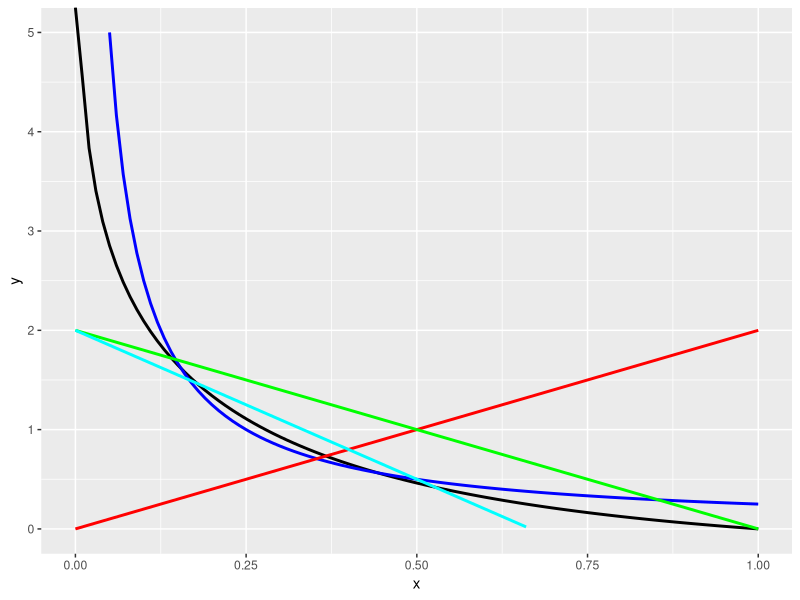
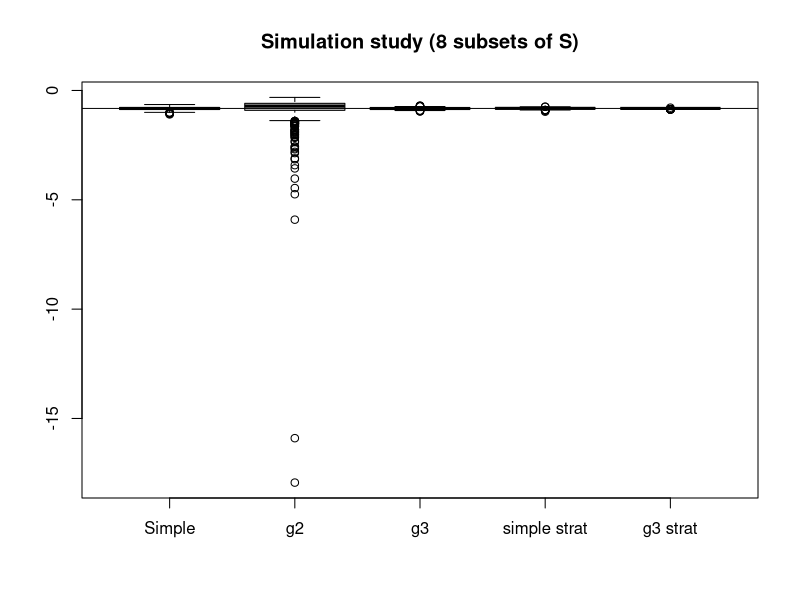
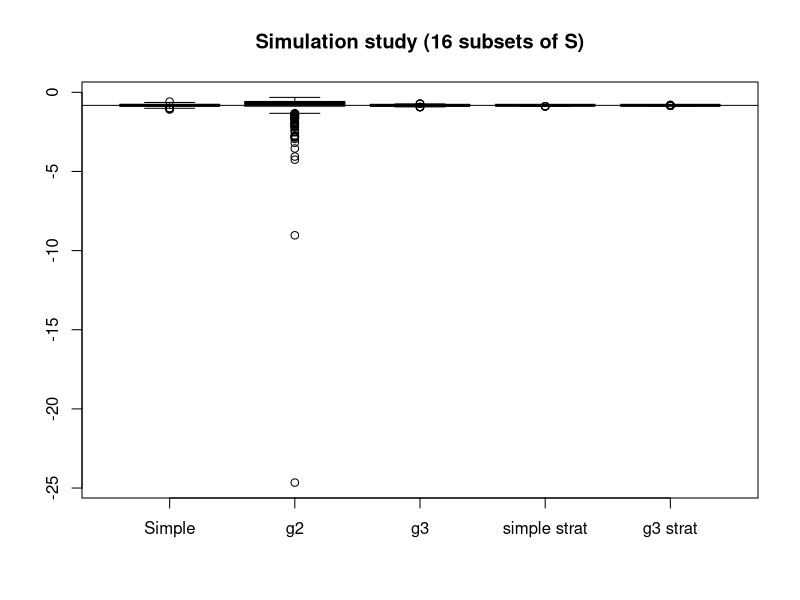
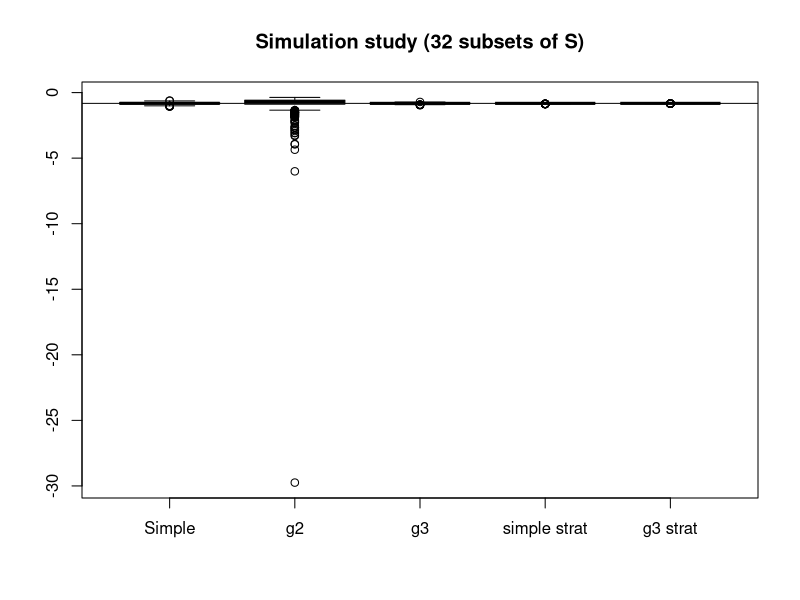

Here is the R script that generated these plots, in order:
## ---- chunk 1
knitr::opts_chunk$set(echo = TRUE)
## ---- chunk 2
# Packages
library(rlang)
library(ggplot2)
## ---- chunk 3
# Set parameters and function
n = 2000
h = function(x) {log(x) / (1 + x)}

#  Monte Carlo function
mc_simple = function(n) {
  
  X = runif(n, min=0, max=1)      ## RV Gen
  hh = h(X)                    
  
  I_hat = mean(hh)                ## Approximation
  err = var(hh)/n                 ## Error
  
  return(list(Ihat=I_hat, se=err))
}

# Output results
results_simple = mc_simple(n)

results_simple$Ihat ; results_simple$se

# 95% Confidence interval
alpha = 0.05

z = qnorm(p=alpha/2, lower.tail = FALSE) ### Finding z_{alpha/2}

### Calculating the Confidence Interval width
CI = c(results_simple$Ihat - z * sqrt(results_simple$se), results_simple$Ihat + z * sqrt(results_simple$se))

CI
## ---- chunk 4
# New parameters and functions
n = 2000
h_sampling1 = function(x) { 4 * x * log(x) / (1 + x) }
g1 = function(x) {1 / (4*x)}
  
# MC sampling function
mc_sampling1 = function(n) {
  
  X = exp(4 * runif(n, min=0, max=1))
  hh = h_sampling1(X)
  
  I_hat = mean(hh)                ## Approximation
  err = var(hh)/n                 ## Error
  
  return(list(Ihat=I_hat, se=err))
}

# Output results
results_sampling1 = mc_sampling1(n)

results_sampling1$Ihat ; results_sampling1$se
## ---- chunk 5
# New parameters and functions
n = 2000
h_sampling2 = function(x) {log(x) / ((1 + x) * (2*x))}
g2 = function(x) {2*x}

# MC sampling function
mc_sampling2 = function(n) {
  
  X = sqrt(runif(n, min=0, max=1))
  hh = h_sampling2(X)
  
  I_hat = mean(hh)                ## Approximation
  err = var(hh)/n                 ## Error
  
  return(list(Ihat=I_hat, se=err))
}

# Output results
results_sampling2 = mc_sampling2(n)

results_sampling2$Ihat ; results_sampling2$se
## ---- chunk 6
# New parameters and functions
n = 2000
h_sampling3 = function(x) {log(x) / ((1 + x) * (-2*x + 2))}
g3 = function(x) {-2*x + 2}
# MC sampling function
mc_sampling3 = function(n) {
  
  X = 1 - sqrt(1 - runif(n, min=0, max=1))
  hh = h_sampling3(X)
  
  I_hat = mean(hh)                ## Approximation
  err = var(hh)/n                 ## Error
  
  return(list(Ihat=I_hat, se=err))
}

# Output results
results_sampling3 = mc_sampling3(n)

results_sampling3$Ihat ; results_sampling3$se
## ---- chunk 7
# New parameters and functions
n = 2000
h_sampling4 = function(x) {log(x) / ((1 + x) * (-3*x + 2))}
g4 = function(x) {-3*x + 2}
# MC sampling function
mc_sampling4 = function(n) {
  
  X = (2/3) - sqrt((4/9) - (2 * runif(n, min=0, max=1) / 3))
  hh = h_sampling4(X)
  
  I_hat = mean(hh)                ## Approximation
  err = var(hh)/n                 ## Error
  
  return(list(Ihat=I_hat, se=err))
}

# Output results
results_sampling4 = mc_sampling4(n)

results_sampling4$Ihat ; results_sampling4$se
## ---- chunk 8
# Define absolute of h
h_abs = function(x) {abs(log(x) / (1 + x))}

# Plot
ggplot(data.frame(x = c(0, 1)), aes(x=x), col=group) +
  stat_function(fun=h_abs, color="black", linewidth=1) +
  stat_function(fun=g1, color="blue", linewidth=1) + 
  stat_function(fun=g2, color="red", linewidth=1) + 
  stat_function(fun=g3, color="green", linewidth=1) +
  stat_function(fun=g4, color="cyan", linewidth=1) +
  xlim(0,1) + ylim(0,5)
## ---- chunk 9
# Create functions and parameters
h = function(x) {log(x) / (1 + x)}

# Create a generalized stratified sampling function for m subsets
mc_stratified = function(n, m) {
  a = 1 / m
  nn = n / m
  
  ## Initial loop parameters
  T_hat_vec = rep(0,m)
  a_loop = 0
  
  ## Strata I_hat computation loop
  for (i in 1:m){
    X = runif(nn, min=a_loop, max=(a_loop + a))
    T_hat_vec[i] = mean(h(X))
    a_loop = a_loop + a
  }
  
  ## Find I hat and its error
  I_hat = sum(a * T_hat_vec)
  
  err = sum((a^2 * var(T_hat_vec) / n))
  
  ## Output
  return(list(Ihat=I_hat, se=err))
}

# Call the function 
## m = 8
print("Stratified sampling with f=1 & m=8:")
results_strat8 = mc_stratified(2000, 8)

results_strat8$Iha ; results_strat8$se

## m = 16
print("Stratified sampling with f=1 & m=16:")
results_strat16 = mc_stratified(2000, 16)

results_strat16$Iha ; results_strat16$se

## m = 32
print("Stratified sampling with f=1 & m=32:")
results_strat32 = mc_stratified(2000, 32)

results_strat32$Iha ; results_strat32$se

## ---- chunk 10
# Create a generalized stratified sampling function for m subsets
mc_stratified_g3 = function(n, m) {
  a = 1 / m
  nn = n / m
  
  ## Initial loop parameters
  T_hat_vec = rep(0,m)
  a_loop = 0
  
  ## Strata I_hat computation loop
  for (i in 1:m){
    X = 1 - sqrt(1 - runif(nn, min=a_loop, max=(a_loop + a)))
    T_hat_vec[i] = mean(h_sampling3(X))
    
    a_loop = a_loop + a
  }
  
  ## Find I hat and its error
  I_hat = sum(a * T_hat_vec)
  
  err = sum((a^2 * var(T_hat_vec) / n))
  
  ## Output
  return(list(Ihat=I_hat, se=err))
}

# Call the function 
## m = 8
print("Stratified sampling with g3 & m=8:")
results_strat_g3_8 = mc_stratified_g3(2000, 8)

results_strat_g3_8$Ihat ; results_strat_g3_8$se

## m = 16
print("Stratified sampling with g3 & m=16:")
results_strat_g3_16 = mc_stratified_g3(2000, 16)

results_strat_g3_16$Ihat ; results_strat_g3_16$se

## m = 32
print("Stratified sampling with g3 & m=32:")
results_strat_g3_32 = mc_stratified_g3(2000, 32)

results_strat_g3_32$Ihat ; results_strat_g3_32$se

## ---- chunk 11
# Create a function to perform an estimator
estimator = function(n, m, B=1000, mainn) {
  ## Simple MC
  res_Ihat = rep(0,B)
  res_se = rep(0, B) 
  
  ## g1
  res_Ihat_g2 = rep(0,B)
  res_se_g2 = rep(0, B)
  
  ## g3
  res_Ihat_g3 = rep(0,B)
  res_se_g3 = rep(0, B)
  
  ## Stratified simple
  res_Ihat_strat = rep(0,B)
  res_se_strat = rep(0, B)
  ## Stratified g3
  res_Ihat_g3_strat = rep(0,B)
  res_se_g3_strat = rep(0, B)
  
  ## Iterate the estimator
  for (i in 1:B){
    ### Store each iteration
    m_simple = mc_simple(n)
    m_g2 = mc_sampling2(n)
    m_g3 = mc_sampling3(n)
    m_strat = mc_stratified(n, m)
    m_g3_strat = mc_stratified_g3(n, m)
    
    res_Ihat[i] = m_simple$Ihat ; res_se[i] = m_simple$se
    
    res_Ihat_g2[i] = m_g2$Ihat ; res_se_g2[i] = m_g2$se
    
    res_Ihat_g3[i] = m_g3$Ihat ; res_se_g3[i] = m_g3$se
    
    res_Ihat_strat[i] = m_strat$Ihat ; res_se_strat[i] = m_strat$se
    
    res_Ihat_g3_strat[i] = m_g3_strat$Ihat ; res_se_g3_strat[i] = m_g3_strat$se
    
  }

boxplot(res_Ihat, res_Ihat_g2, res_Ihat_g3, res_Ihat_strat, res_Ihat_g3_strat, names=c("Simple", "g2", "g3", "simple strat", "g3 strat"), main=mainn)
abline(h=-1 * pi^2 / 12)
}
## ---- chunk 12
estimator(n=200, m = 8, mainn="Simulation study (8 subsets of S)")
## ---- chunk 13
estimator(n=200, m = 16, mainn="Simulation study (16 subsets of S)")
## ---- chunk 14
estimator(n=200, m = 32, mainn="Simulation study (32 subsets of S)")
